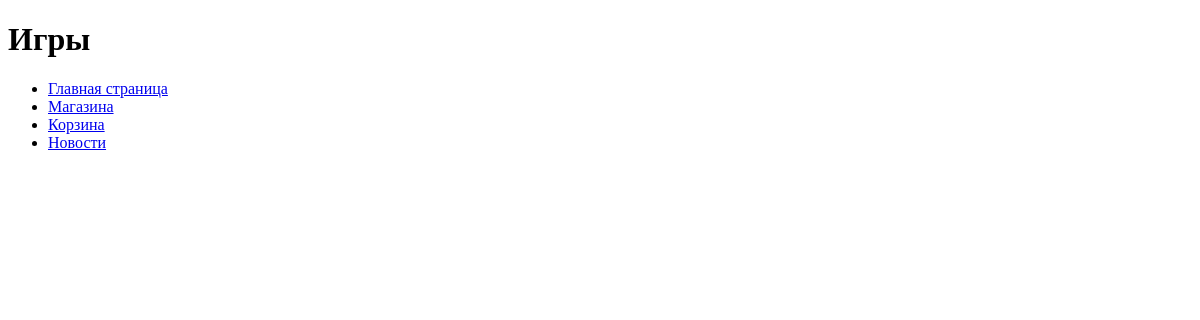
Page /platform/games/ on the earlier database version.
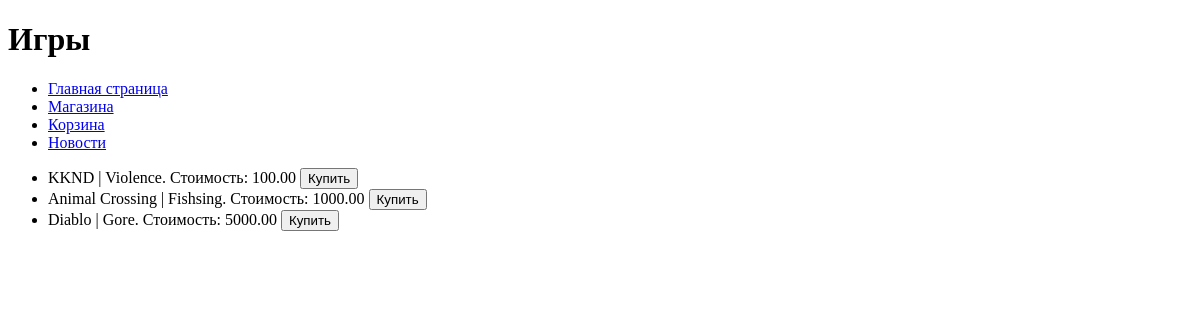
Same page on the later database version.
### task1/models.py (models this page shows)
class Game(models.Model):
    title = models.CharField(max_length=30)
    cost = models.DecimalField(max_digits=20,  decimal_places=10)
    size = models.DecimalField(max_digits=20,  decimal_places=10)
    description = models.TextField()
    age_limited = models.BooleanField(default=False)
    buyer = models.ManyToManyField(Buyer, related_name='games')

### task1/views.py (the view)
# urls.py: path('platform/games/', games),
def games(request):
    games = list(Game.objects.all())
    context = {
        "games": games
    }
    return render(request, 'first_task/games.html', context)

### task1/templatetags/format.py (called while the page is built)
@register.filter(name='format')
def format(value, fmt):
    return fmt.format(value)

### templates/first_task/games.html (shortened to what this page needs)
{% extends "first_task/menu.html" %}
{% load format %}
{% block pagename %}
    Игры
{% endblock %}
{% block content %}
    <ul>
    {% for g in games %}
        <li>
            {{ g.title }} | {{ g.description }}. Стоимость: {{ g.cost|format:"{:0.2f}" }} <button>Купить</button>
        </li>
    {% endfor %}
    </ul>
{% endblock %}

### templates/first_task/menu.html (shortened to what this page needs)
<!DOCTYPE html>
<html lang="ru">
    <head>
    </head>
    <body>
    <h1>
    {% block pagename %}{% endblock %}
    </h1>
    {% block menu %}
    <ul>
        <li>
            <a href="/platform/">Главная страница</a>
        </li>
        <li>
            <a href="/platform/games">Магазина</a>
        </li>
        <li>
            <a href="/platform/cart">Корзина</a>
        </li>
        <li>
            <a href="/platform/news">Новости</a>
        </li>
    </ul>
    {% endblock %}
    {% block content %}
    {% endblock %}
    </body>
</html>

Differences in the rows shown:
added Game: title "KKND", description "Violence", cost "100.00"
added Game: title "Animal Crossing", description "Fishsing", cost "1000.00"
added Game: title "Diablo", description "Gore", cost "5000.00"
